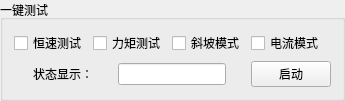
         <widget class="QGroupBox" name="groupBox_6">
          <property name="title">
           <string>一键测试</string>
          </property>
          <layout class="QGridLayout" name="gridLayout_33">
           <item row="0" column="0">
            <widget class="QCheckBox" name="checkBox_hs_mode_1">
             <property name="text">
              <string>恒速测试</string>
             </property>
            </widget>
           </item>
           <item row="0" column="1">
            <widget class="QCheckBox" name="checkBox_lj_mode_1">
             <property name="text">
              <string>力矩测试</string>
             </property>
            </widget>
           </item>
           <item row="0" column="3">
            <widget class="QCheckBox" name="checkBox_dl_mode_1">
             <property name="text">
              <string>电流模式</string>
             </property>
            </widget>
           </item>
           <item row="1" column="0" colspan="3">
            <layout class="QHBoxLayout" name="horizontalLayout_35">
             <item>
              <widget class="QLabel" name="label_313">
               <property name="sizePolicy">
                <sizepolicy hsizetype="Fixed" vsizetype="Fixed">
                 <horstretch>0</horstretch>
                 <verstretch>0</verstretch>
                </sizepolicy>
               </property>
               <property name="text">
                <string>状态显示：</string>
               </property>
              </widget>
             </item>
             <item>
              <widget class="QLineEdit" name="lineEdit_AutoTest_StatusDisplay_1">
               <property name="sizePolicy">
                <sizepolicy hsizetype="Fixed" vsizetype="Fixed">
                 <horstretch>0</horstretch>
                 <verstretch>0</verstretch>
                </sizepolicy>
               </property>
               <property name="minimumSize">
                <size>
                 <width>50</width>
                 <height>20</height>
                </size>
               </property>
              </widget>
             </item>
            </layout>
           </item>
           <item row="1" column="3">
            <widget class="QPushButton" name="pushButton_auto_test_noair_power_1">
             <property name="sizePolicy">
              <sizepolicy hsizetype="Fixed" vsizetype="Fixed">
               <horstretch>0</horstretch>
               <verstretch>0</verstretch>
              </sizepolicy>
             </property>
             <property name="maximumSize">
              <size>
               <width>100</width>
               <height>16777215</height>
              </size>
             </property>
             <property name="text">
              <string>启动</string>
             </property>
            </widget>
           </item>
           <item row="0" column="2">
            <widget class="QCheckBox" name="checkBox_xp_mode_1">
             <property name="text">
              <string>斜坡模式</string>
             </property>
             <property name="checkable">
              <bool>true</bool>
             </property>
            </widget>
           </item>
          </layout>
         </widget>
